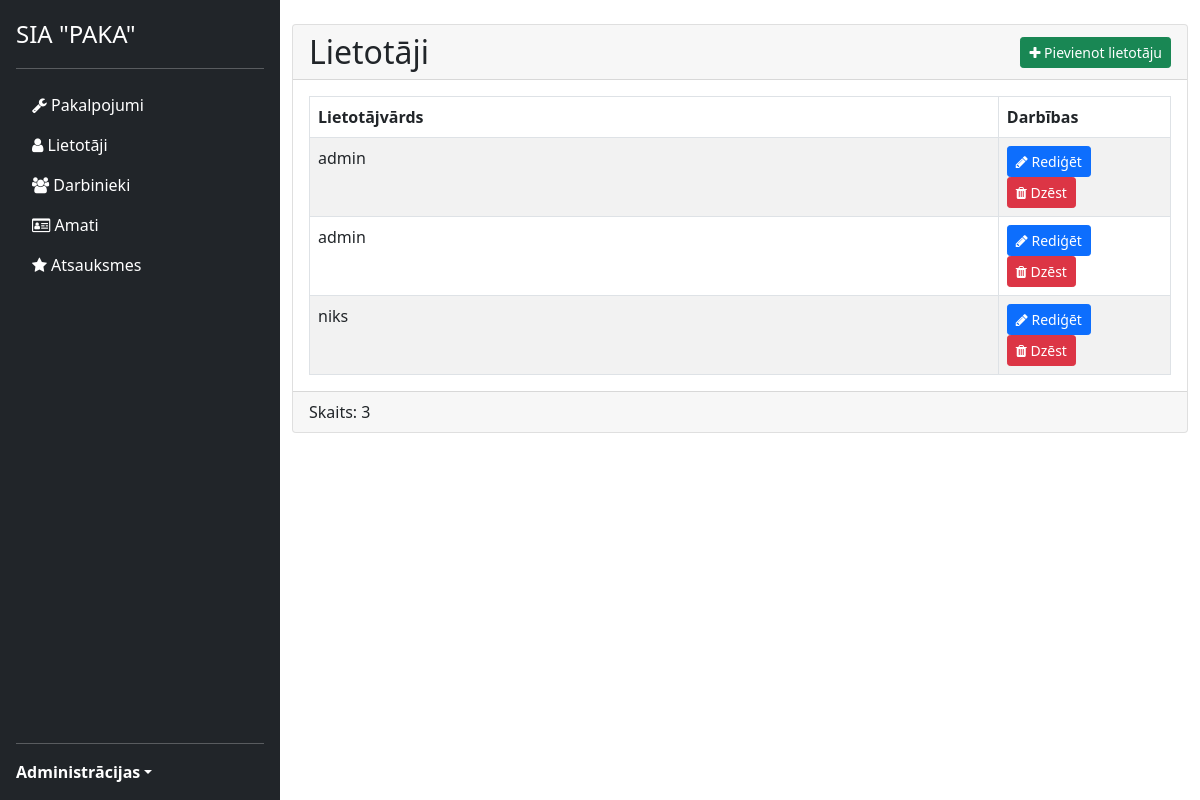
Screenshot of /src/views/admin/users/list.php (signed in) with the database file from the repository.
### tables this page shows
CREATE TABLE `users` (
  `id` int(10) UNSIGNED NOT NULL,
  `username` varchar(50) NOT NULL,
  `password` varchar(255) NOT NULL
);

### src/views/admin/users/list.php (the view)
<?php
require_once("../../../../config/database.php");
$query = $db->prepare("SELECT * FROM users");
$query->execute();
$users = $query->fetchAll();
?>
<?php require_once("../../layout/admin-sidebar.php"); ?>
<div class="card">
    <div class="card-header d-flex justify-content-between align-items-center">
        <h2 class="m-0">Lietotāji</h2>
        <a href="add.php" class="btn btn-sm btn-success">
            <i class="fa fa-plus"></i>
            Pievienot lietotāju
        </a>
    </div>
    <div class="card-body">
        <table class="table table-striped table-bordered table-hover m-0">
            <thead>
                <tr>
                    <th>Lietotājvārds</th>
                    <th width="20%">Darbības</th>
                </tr>
            </thead>
            <tbody>
                <?php foreach ($users as $user): ?>
                    <tr>
                        <td><?php echo $user['username'] ?></td>
                        <td>
                            <a href="edit.php?id=<?php echo $user['id'] ?>" class="btn btn-sm btn-primary">
                                <i class="fa fa-pencil"></i>
                                Rediģēt
                            </a>
                            <a href="delete.php?id=<?php echo $user['id'] ?>" onClick="return confirm('Vai tiešām vēlaties dzēst?')" class="btn btn-sm btn-danger">
                                <i class="fa fa-trash"></i>
                                Dzēst
                            </a>
                        </td>
                    </tr>
                <?php endforeach; ?>
            </tbody>
        </table>
    </div>
    <div class="card-footer">
        Skaits: <?php echo count($users) ?>
    </div>
</div>
<?php require_once("../../layout/admin-footer.php"); ?>

### rows the page displays
users: username "admin"
users: username "admin"
users: username "niks"

### other values shown
count($users) "3"
